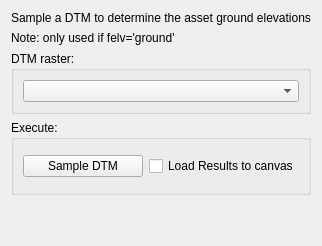
         <widget class="QWidget" name="tab_dtmSamp">
          <attribute name="title">
           <string>DTM Sampler</string>
          </attribute>
          <layout class="QGridLayout" name="gridLayout_6">
           <item row="2" column="0">
            <widget class="QGroupBox" name="groupBox_5">
             <property name="sizePolicy">
              <sizepolicy hsizetype="Preferred" vsizetype="Fixed">
               <horstretch>0</horstretch>
               <verstretch>0</verstretch>
              </sizepolicy>
             </property>
             <property name="title">
              <string>DTM raster:</string>
             </property>
             <layout class="QVBoxLayout" name="_16">
              <item>
               <widget class="QgsMapLayerComboBox" name="comboBox_dtm"/>
              </item>
             </layout>
            </widget>
           </item>
           <item row="3" column="0">
            <widget class="QGroupBox" name="groupBox_14">
             <property name="sizePolicy">
              <sizepolicy hsizetype="Preferred" vsizetype="Fixed">
               <horstretch>0</horstretch>
               <verstretch>0</verstretch>
              </sizepolicy>
             </property>
             <property name="minimumSize">
              <size>
               <width>0</width>
               <height>75</height>
              </size>
             </property>
             <property name="title">
              <string>Execute:</string>
             </property>
             <layout class="QGridLayout" name="gridLayout_7">
              <item row="0" column="0">
               <widget class="QPushButton" name="pushButton_DTMsamp">
                <property name="text">
                 <string>Sample DTM</string>
                </property>
               </widget>
              </item>
              <item row="0" column="1">
               <widget class="QCheckBox" name="checkBox_DTMloadres">
                <property name="text">
                 <string>Load Results to canvas</string>
                </property>
               </widget>
              </item>
             </layout>
            </widget>
           </item>
           <item row="1" column="0">
            <widget class="QLabel" name="label_9">
             <property name="sizePolicy">
              <sizepolicy hsizetype="Preferred" vsizetype="Fixed">
               <horstretch>0</horstretch>
               <verstretch>0</verstretch>
              </sizepolicy>
             </property>
             <property name="text">
              <string>Note: only used if felv='ground'</string>
             </property>
            </widget>
           </item>
           <item row="0" column="0">
            <widget class="QLabel" name="label_6">
             <property name="sizePolicy">
              <sizepolicy hsizetype="Preferred" vsizetype="Fixed">
               <horstretch>0</horstretch>
               <verstretch>0</verstretch>
              </sizepolicy>
             </property>
             <property name="text">
              <string>Sample a DTM to determine the asset ground elevations</string>
             </property>
            </widget>
           </item>
           <item row="4" column="0">
            <spacer name="verticalSpacer">
             <property name="orientation">
              <enum>Qt::Vertical</enum>
             </property>
             <property name="sizeHint" stdset="0">
              <size>
               <width>20</width>
               <height>40</height>
              </size>
             </property>
            </spacer>
           </item>
          </layout>
         </widget>
